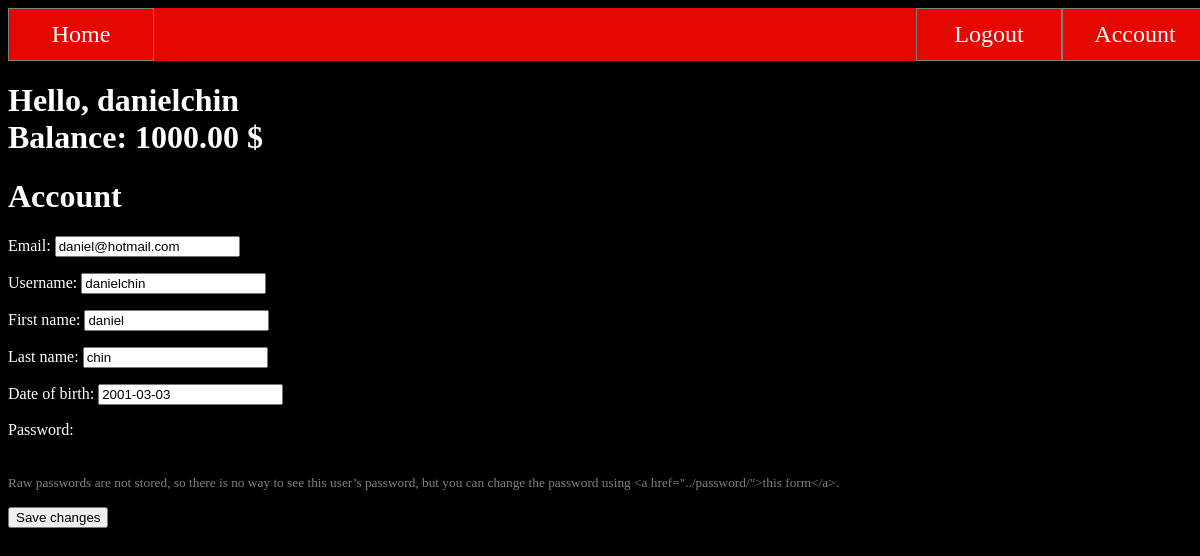
The page /account/ (signed in) on the database its author committed.
### database/models.py (models this page shows, shortened)
class User(AbstractBaseUser):
    email = models.EmailField(verbose_name='email',max_length=60, unique=True)
    username = models.CharField(max_length=30, unique=True)
    date_joined = models.DateTimeField(verbose_name='date joined', auto_now_add=True)
    last_login = models.DateTimeField(verbose_name='last login', auto_now=True)
    is_admin = models.BooleanField(default=False)
    is_active = models.BooleanField(default=True)
    is_staff = models.BooleanField(default=False)
    is_superuser = models.BooleanField(default=False)
    first_name = models.CharField(max_length=30)
    last_name = models.CharField(max_length=30)
    date_of_birth = models.DateField(max_length=8)
    balance = models.DecimalField(default=1000,max_digits=11, decimal_places=2)
    USERNAME_FIELD = 'email'
    REQUIRED_FIELDS= ['username','first_name','last_name','date_of_birth']
    objects = MyUserManager()

### authentication/views.py (the view)
# urls.py: path('account/',account_view,name='account'),
def account_view(request):
    context = {}
    if(request.method == 'POST'):
        form = AccountEditForm(request.POST,instance=request.user)
        if form.is_valid():
            form.save()
            return redirect('/')
    else:
        form = AccountEditForm(instance = request.user)
        context['account_form'] = form
    return render(request,'authentication/account.html', context)

### authentication/forms.py
class AccountEditForm(UserChangeForm):
    class Meta:
        model = User
        fields = ('email','username','first_name','last_name','date_of_birth')

### authentication/templates/authentication/account.html (shortened to what this page needs)
{% extends './base.html' %}
{%block content%}
<h1>Account</h1>
<form method="POST">
    {% for field in account_form %}
        <p>
            {{field.label_tag}}
            {{field}}
            {%if field.help_text %}
                <small style = "color:grey;">{{field.help_text}}</small>
            {% endif %}
        </p>
    {% endfor %}
    <input type="submit" value="Save changes">
</form>
{% endblock content %}

### authentication/templates/authentication/base.html (shortened to what this page needs)
<!DOCTYPE html>
<html>
	<head>
		{% load static %}
		<link rel="stylesheet" type="text/css" href="{% static 'authentication/style.css' %}">
	</head>
	<body>
		<header>
			<div class="nav">
    			<a class="home" href="/"> Home </a>
    			{% if user.is_authenticated %}
        			<a class="signIn" href="{% url 'account' %}">Account</a>
            		 <a class="signIn" href="{% url 'logout' %}"> Logout</a>
            	{% else %}
                    <a class="signIn" href="{% url 'register' %}">Register</a>
                    <a class="signIn" href="{% url 'login' %}">Login</a>
                {% endif %}
			</div>
			{% if user.is_authenticated %}
    			<h1><a>Hello, {{user.username}} <br> Balance: {{user.balance}} $ </a></h1>
			{% endif %}
		</header>
	{% block content %}
	{% endblock %}
	</body>
</html>

### authentication/static/authentication/style.css (style rules this page uses)
html { width:100%; height:100%; }
body { width:100%; height:100%; background-color: black; }
a { color: white; text-decoration: none; }
p { color:white; }
h1 { color:white; }
.nav { background-color: #e60800; overflow: hidden; text-decoration: none; height: 10%; width: 100%; }
.nav a { border: solid 1px grey; text-align: center; padding: 1%; color: white; font-size: 150%; text-decoration: none; width: 10%; height: 100%; }
.home { border-left: none; float: left; width: 10%; height: 100%; }
.signIn { border-right: none; float: right; width: 10%; height: 100%; }

### rows shown on the page
User: username "danielchin", balance "1000.00", account_form "daniel@hotmail.com" "danielchin" "daniel" "chin" "2001-03-03"

### other values the page prints
{{ field.label_tag }} "Email:" "Username:" "First name:" "Last name:" "Date of birth:" "Password:"
{{ field.help_text }} "Raw passwords are not stored, so there is no way to see this user’s password, but you can change the password using <a href=\"../password/\">this form</a>."
